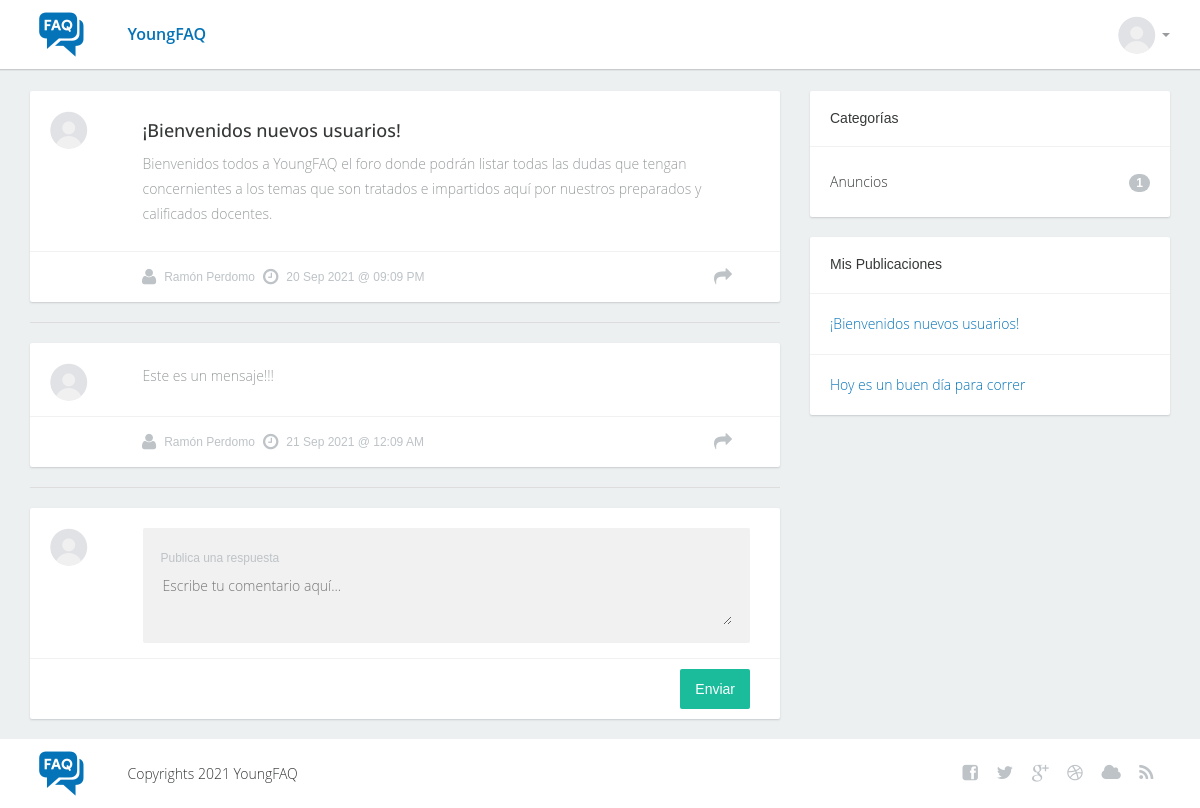
Screenshot of /topic/1 (signed in) with the database file from the repository.
### tables this page shows
CREATE TABLE IF NOT EXISTS `topics` (
  `id` int(11) NOT NULL AUTO_INCREMENT,
  `id_user` int(11) NOT NULL,
  `title` text NOT NULL,
  `content` text NOT NULL,
  `date_created` datetime DEFAULT current_timestamp(),
  `comments` int(11) NOT NULL,
  `views` int(11) NOT NULL,
  `status` text NOT NULL,
  PRIMARY KEY (`id`)
);

CREATE TABLE IF NOT EXISTS `users` (
  `id` int(11) NOT NULL AUTO_INCREMENT,
  `username` varchar(30) NOT NULL,
  `name` varchar(40) NOT NULL,
  `email` varchar(30) NOT NULL,
  `password` varchar(30) NOT NULL,
  `level` varchar(2) NOT NULL,
  PRIMARY KEY (`id`)
);

CREATE TABLE IF NOT EXISTS `comments` (
  `id` int(11) NOT NULL AUTO_INCREMENT,
  `id_topic` int(11) NOT NULL,
  `id_user` int(11) NOT NULL,
  `content` text NOT NULL,
  `date_created` datetime NOT NULL DEFAULT current_timestamp(),
  `status` text NOT NULL,
  PRIMARY KEY (`id`)
);

CREATE TABLE IF NOT EXISTS `categories` (
  `id` int(11) NOT NULL AUTO_INCREMENT,
  `name` text NOT NULL,
  `slug` text NOT NULL,
  `count` int(11) NOT NULL,
  PRIMARY KEY (`id`)
);

### topic.php (the view, shortened to what this page needs)
<?php
include 'core/init.php';
if (isset($_GET['id']) && is_numeric($_GET['id'])) {
    $topic_id = $_GET['id'];
    include 'require/header.php'; ?>
    <section class="content">
        <br>
        <div class="container">
            <div class="row">
                <div class="col-lg-8 col-md-8">
                    <?php
                    $conn = new dbLink();
                    $conn->select("topics", "id, id_user, title, content, date_created, status", "id = $topic_id and status = 'published'");
                    if ($conn->on) {
                        $result = $conn->sql;
                        $row = mysqli_fetch_row($result);
                        if (!empty($row)) {
                            $user_id = $row['1'];
                    ?>
                            <div class="post">
                                <div class="topwrap">
                                    <div class="userinfo pull-left">
                                        <div class="avatar">
                                            <img src="/assets/images/avatar.png" alt="">
                                        </div>
                                    </div>
                                    <div class="posttext pull-left">
                                        <h2><?php echo $row['2']; ?></h2>
                                        <p><?php echo $row['3']; ?></p>
                                    </div>
                                    <div class="clearfix"></div>
                                </div>
                                <div class="postinfobot">
                                    <div class="posted pull-left">
                                        <?php echo $conn->getUser($user_id); ?>
                                        <i class="fa fa-clock-o"></i><span><?php echo date('d M Y @ h:m A', strtotime($row['4'])); ?></span>
                                    </div>
                                    <div class="next pull-right">
                                        <a href="#"><i class="fa fa-share"></i></a>
                                    </div>
                                    <div class="clearfix"></div>
                                </div>
                            </div>
                            <hr>
                            <?php
                            $topic_id = $row['0'];
                            $conn = new dbLink();
                            $conn->select("comments", "id_user, content, date_created, status", "id_topic = $topic_id and status = 'published'");
                            $result = $conn->sql;
                            if (mysqli_num_rows($result) > 0) {
                                $row = mysqli_fetch_row($result);
                            ?>
                                <div class="post">
                                    <div class="topwrap">
                                        <div class="userinfo pull-left">
                                            <div class="avatar">
                                                <img src="/assets/images/avatar.png" alt="">
                                            </div>
                                        </div>
                                        <div class="posttext pull-left">
                                            <p><?php echo $row['1']; ?></p>
                                        </div>
                                        <div class="clearfix"></div>
                                    </div>
                                    <div class="postinfobot">
                                        <div class="posted pull-left">
                                        <?php echo $conn->getUser($row['0']); ?>
                                        <i class="fa fa-clock-o"></i><span><?php echo date('d M Y @ h:m A', strtotime($row['2'])); ?></span>
                                    </div>
                                        <div class="next pull-right">
                                            <a href="#"><i class="fa fa-share"></i></a>
                                        </div>
                                        <div class="clearfix"></div>
                                    </div>
                                </div>
                                <hr>
                                <div class="post">
                                    <form action="#" class="form" method="post">
                                        <div class="topwrap">
                                            <div class="userinfo pull-left">
                                                <div class="avatar">
                                                    <img src="/assets/images/avatar.png" alt="">
                                                </div>
                                            </div>
                                            <div class="posttext pull-left">
                                                <div class="textwraper">
                                                    <div class="postreply">Publica una respuesta</div>
                                                    <textarea name="reply" id="reply" placeholder="Escribe tu comentario aquí..." control-id="ControlID-4"></textarea>
                                                </div>
                                            </div>
                                        </div>
                                        <div class="postinfobot">
                                            <div class="pull-right postreply">
                                                <div class="pull-left"><button type="submit" class="btn btn-primary" control-id="ControlID-6">Enviar</button></div>
                                            </div>
                                            <div class="clearfix"></div>
                                        </div>
                                    </form>
                                </div>
                            <?php
                            }
                        }
                    } ?>
                </div>
                <?php include('require/sidebar.php'); ?>
            </div>
        </div>
<?php include('require/footer.php');
} ?>

### core/init.php (shortened to what this page needs)
<?php
class dbLink
{
    private $DBHOST = 'localhost';
    private $DBUSER = 'root';
    private $DBPASS = '';
    private $DBNAME = 'youngfaq';
    protected $mysqli;
    public function __construct()
    {
        try {
            $this->mysqli = @mysqli_connect($this->DBHOST, $this->DBUSER, $this->DBPASS, $this->DBNAME);
            $this->on = true;
        } catch (Exception $e) {
            $this->on = false; ?>
            <div class="post">
                <div class="wrap-ut not-found">
                    <div class="posttext">
                        <?php echo $e->getMessage() . PHP_EOL; ?>
                    </div>
                </div>
            </div>
<?php
        }
        return $this->mysqli;
    }
    public function select($table, $rows = "*", $where = null)
    {
        if ($this->mysqli) {
            if ($where != null) {
                $sql = "SELECT $rows FROM $table WHERE $where";
            } else {
                $sql = "SELECT $rows FROM $table";
            }
            $this->sql = $result = $this->mysqli->query($sql);
        }
    }
    public function getUser($id, $justName = false)
    {
        if ($this->mysqli) {
            $s = "SELECT name FROM users WHERE id = $id";
            $r = $this->mysqli->query($s);
            if ($r != false) {
                $user = mysqli_fetch_row($r);
                if (!empty($user)) {
                    if ($justName == false){
                    return '<i class="fa fa-user"></i> <span>' . $user[0] . '</span>';
                }else{
                    return '<span>' . $user[0] . '</span>';
                }
                }
            }
            return;
        }
    }
    public function getUserPost($id = null)
    {
        if ($this->mysqli) {
            if (isset($_SESSION['user'])) {
                $id = $_SESSION['user'];
                $s = "SELECT id, id_user, title FROM topics WHERE id_user = $id AND status = 'published'";
                $r = $this->mysqli->query($s);
                if ($r != false) {
                    while ($row = mysqli_fetch_assoc($r)) {?>
                    <div class="divline"></div>
                    <div class="blocktxt">
                        <a href="/topic/<?php echo $row['id']; ?>"> <span><?php echo $row['title']; ?></a><br>
                    </div>
             <?php  }
                }
            } else {
                return '<div class="divline"></div>
                <div class="blocktxt">
                No estás logueado, <a data-toggle="modal" data-target="#loginModal">inicia sesión</a> o <a data-toggle="modal" data-target="#registerModal">regístrate</a> </div>.' . PHP_EOL;
            }
        } else {
            return '<div class="posttext">Ha habido un error en el sistema. Favor contacte a un administrador.</div>' . PHP_EOL;
        }
    }
}

### require/sidebar.php
<div class="col-lg-4 col-md-4">
    <?php
    $conn = new dbLink();
    $conn->select("categories", "*");
    if ($conn->on) {
        $result = $conn->sql;
        if (mysqli_num_rows($result) > 0) {
    ?>
            <div class="sidebarblock">
                <h3>Categorías</h3>
                <div class="divline"></div>
                <div class="blocktxt">
                    <ul class="cats">
                        <?php while ($row = mysqli_fetch_assoc($result)) { ?>
                            <li><a href="/category/<?php echo $row['slug']; ?>"><?php echo $row['name']; ?><span class="badge pull-right"><?php echo $row['count']; ?></span></a></li>
                        <?php } ?>
                    </ul>
                </div>
            </div>
    <?php }
    } ?>
    <div class="sidebarblock">
        <h3>Mis Publicaciones</h3>
            <?php echo  $conn->getUserPost(); ?>
        </div>
    </div>
</div>

### assets/css/main.css (style rules this page uses)
body { font-family: 'Open Sans Light', sans-serif; font-size: 14px; color: #989c9e; background-color: #ecf0f1; padding-bottom: 69px;; }
a { color: var(--thm-base); text-decoration: none; cursor: pointer; }
hr { border-color: #ddd; }
button { outline: none !important; }
.content { border-top: solid 1px #e0e4e5; }
.avatar { position: relative; }
.avatar img { border-radius: 50%; }
.sidebarblock { background-color: #ffffff; border-radius: 2px; box-shadow: 0 1px 2px #c9cccd; margin-bottom: 20px; }
.sidebarblock h3 { color: #363838; font-size: 14px; font-family: 'Open Sans Bold', sans-serif; margin: 0; padding: 20px; }
.sidebarblock .divline { height: 1px; line-height: 1px; border-bottom: solid 1px #f1f1f1; }
.sidebarblock .blocktxt { padding:20px; }
ul.cats li { list-style: none; display: block; margin:0; padding:0; line-height: 30px; }
ul.cats { margin: 0; padding: 0; }
ul.cats li a { font-size: 14px; color: #363838; font-family: 'Open Sans Light', sans-serif; line-height: 30px; }
ul.cats .badge { background-color: #bdc3c7; font-size: 12px; color: #ffffff; font-family: 'Open Sans Bold', sans-serif; margin-top: 7px; }
.sidebarblock .blocktxt { font-size: 14px; color: #363838; font-family: 'Open Sans Light', sans-serif; }
.post { background-color: #ffffff; border-radius: 2px; box-shadow: 0 1px 2px #c9cccd; margin-bottom: 20px; }
.post .userinfo { width: 15%; padding: 20px 0 15px 15px; }
.post .posttext { width: 85%; padding-right: 30px; padding-top: 20px; padding-bottom: 15px; color: #989c9e; font-size: 14px; font-family: 'Open Sans Light', sans-serif; line-height: 25px; }
.post .avatar { width: 37px; margin-left: 5px; }
.post h2 { color: #363838; font-size: 18px; font-family: 'Open Sans', sans-serif; margin-top: 10px; margin-bottom: 10px; }
.postinfobot { border-top: solid 1px #f1f1f1; line-height: 50px; padding: 0 30px 0 94px; }
.postinfobot .posted { display: flex; align-items: center; width: 300px; margin-left: 18px; font-size: 12px; color: #bdc3c7; font-family: 'Open Sans Regular', sans-serif; }
.postinfobot .posted span { padding-right: 8px; }
.postinfobot .posted i { font-size: 18px; color: #bdc3c7; padding-right: 8px; }
.postinfobot .next { height: 50px; text-align: right; display: flex; align-items: center; }
.postinfobot .next a { font-size: 18px; color: #bdc3c7; }
.postinfobot .next a i { padding-right: 18px; }
.postinfobot .postreply { padding: 10px 0px 10px 0px; }
.post blockquote .original, .postreply { font-size: 12px; color: #bdc3c7; display: block; font-family: 'Open Sans Regular', sans-serif; }
.textwraper textarea { border: none; box-shadow: none; background-color: #f1f1f1; width: 100%; max-width: 100%; outline: none; }
.textwraper { background-color: #f1f1f1; border-radius: 2px; padding:18px; }
.btn-primary { background-color: #1abc9c; box-shadow: none; border-radius: 2px; padding: 10px 15px; color: #ffffff; font-size: 14px; font-family: 'Open Sans Bold', sans-serif; border: none; }

### assets/css/color.css (style rules this page uses)
:root { --thm-base: #0573b7; --thm-base-rgb: rgba(49, 128, 219, 0.8); --thm-primary: #C90101; --thm-secondary: #FEC009; --thm-primary-rgb: 249, 77, 28; --thm-gray: #74787c; --thm-gray-rgb: 116, 120, 124; --thm-black: #1a1a1a; --thm-black-rgb: 26, 26, 26; }

### assets/css/responsive.css (style rules this page uses)
@media (min-width: 992px) and (max-width: 1200px) { .textwraper textarea { width: 100%; } }

### rows the page displays
topics: title "¡Bienvenidos nuevos usuarios!", content "Bienvenidos todos a YoungFAQ el foro donde podrán listar todas las dudas que tengan concernientes a los temas que son tratados e impartidos aquí por nuestros preparados y calificados docentes.", date_created "20 Sep 2021 @ 09:09 PM"
users: name "Ramón Perdomo Ramón Perdomo"
comments: content "Este es un mensaje!!!", date_created "21 Sep 2021 @ 12:09 AM"
categories: name "Anuncios", count "1"
topics: title "Hoy es un buen día para correr"
